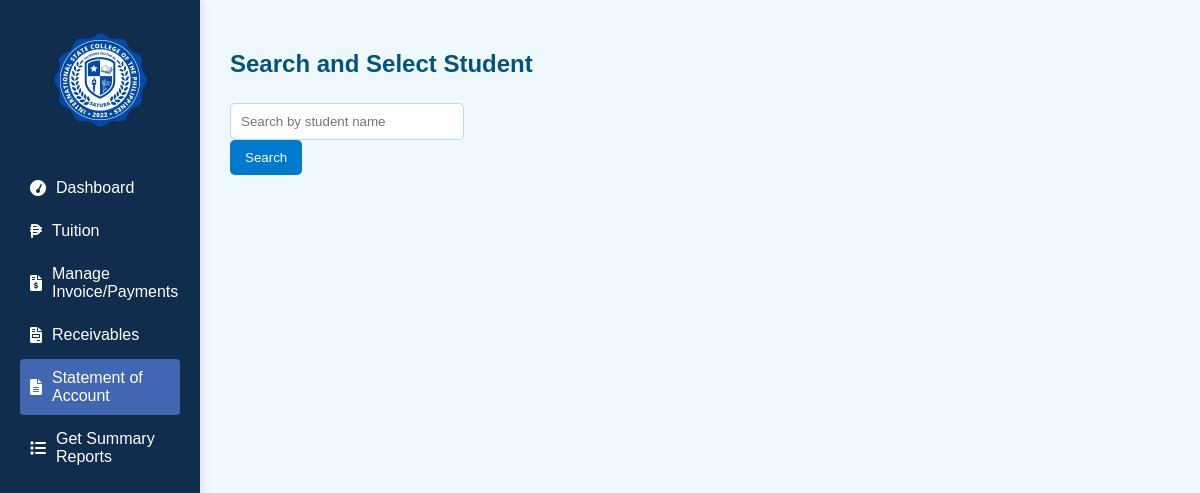
Page /Cashier/soa.php on the earlier database version.
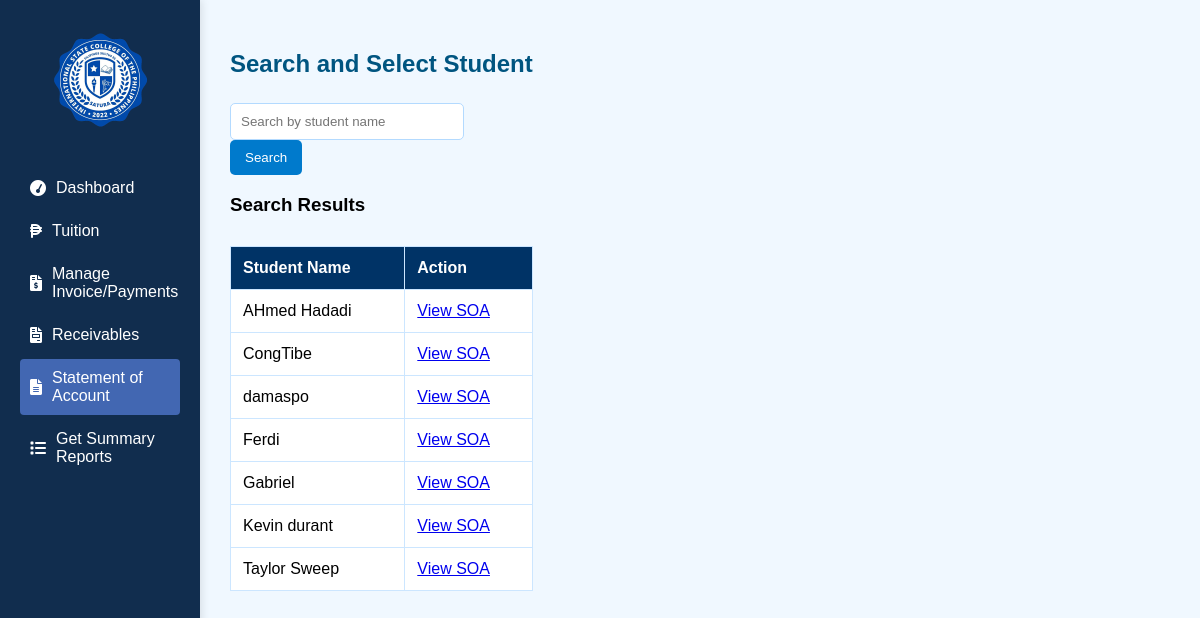
Same page on the later database version.
### tables this page shows
CREATE TABLE `tbladmission_addstudent` (
  `Admission_ID` int(11) NOT NULL,
  `full_name` varchar(255) NOT NULL,
  `birthdate` date NOT NULL,
  `gender` varchar(20) NOT NULL,
  `nationality` varchar(50) NOT NULL,
  `religion` varchar(50) NOT NULL,
  `address` text NOT NULL,
  `province` varchar(100) NOT NULL,
  `zip` varchar(10) NOT NULL,
  `city` varchar(100) NOT NULL,
  `email` varchar(255) NOT NULL,
  `phone` varchar(20) NOT NULL,
  `photo` varchar(255) DEFAULT NULL,
  `fathers_name` varchar(255) NOT NULL,
  `fathers_occupation` varchar(255) NOT NULL,
  `father_contact` varchar(20) NOT NULL,
  `mothers_name` varchar(255) NOT NULL,
  `mothers_occupation` varchar(255) NOT NULL,
  `mother_contact` varchar(20) NOT NULL,
  `guardian_name` varchar(255) NOT NULL,
  `guardian_relationship` varchar(100) NOT NULL,
  `guardian_contact` varchar(20) NOT NULL,
  `applying_grade` varchar(20) NOT NULL,
  `prevschool` varchar(255) NOT NULL,
  `last_grade` varchar(20) NOT NULL,
  `course` varchar(100) NOT NULL,
  `student_type` varchar(50) NOT NULL,
  `confirm` tinyint(1) NOT NULL,
  `signature` varchar(255) DEFAULT NULL,
  `sigdate` date DEFAULT NULL,
  `signature_path` varchar(255) NOT NULL,
  `document_path` varchar(255) NOT NULL,
  `document_name` varchar(255) NOT NULL,
  `status` varchar(255) DEFAULT 'Pending'
);

### Cashier/soa.php (the view, shortened to what this page needs)
<?php
$servername = "localhost";
$username = "root";
$password = "";
$dbname = "iscpdb";
$conn = new mysqli($servername, $username, $password, $dbname);
$search_query = '';
$sql = "SELECT * FROM tbladmission_addstudent WHERE full_name LIKE '%$search_query%' ORDER BY full_name ASC";
$result = $conn->query($sql);
?>
<!DOCTYPE html>
<html lang="en">
<head>
    <link rel="stylesheet" href="https://cdnjs.cloudflare.com/ajax/libs/font-awesome/6.0.0-beta3/css/all.min.css">
</head>
<body>
   <div class="sidebar">
  <div style="padding: 20px; text-align: center;">
    <img src="logo.jpg" alt="Logo" style="width: 100px; height: auto; border-radius: 50%;">
  </div>
  <div style="padding: 10px;">
    <div class="nav-item"><i class="fa fa-tachometer"></i> <span>Dashboard</span></div>
    <a href="tuition.php" class="nav-item"><i class="fas fa-peso-sign"></i> <span>Tuition</span></a>
    <a href="Payments.php" class="nav-item"><i class="fas fa-file-invoice-dollar"></i> <span>Manage Invoice/Payments</span></a>
    <a href="recievable.php" class="nav-item"><i class="fas fa-file-invoice"></i> <span>Receivables</span></a>
    <a href="soa.php" class="nav-item active"><i class="fas fa-file-alt"></i> <span>Statement of Account</span></a>
    <a href="summary.php" class="nav-item"><i class="fas fa-list"></i> <span>Get Summary Reports</span></a>
  </div>
</div>
    <div class="container">
        <h2>Search and Select Student</h2>
        <form method="POST" class="search-form">
            <input type="text" name="search" placeholder="Search by student name" value="<?= htmlspecialchars($search_query) ?>">
            <button type="submit">Search</button>
        </form>
        <?php if ($result->num_rows > 0): ?>
            <h3>Search Results</h3>
            <table>
                <thead>
                    <tr>
                        <th>Student Name</th>
                        <th>Action</th>
                    </tr>
                </thead>
                <tbody>
                    <?php while ($row = $result->fetch_assoc()): ?>
                        <tr>
                            <td><?= htmlspecialchars($row['full_name']) ?></td>
                            <td><a href="?student_id=<?= $row['Admission_ID'] ?>">View SOA</a></td>
                        </tr>
                    <?php endwhile; ?>
                </tbody>
            </table>
        <?php elseif ($search_query): ?>
            <p>No students found matching your search.</p>
        <?php endif; ?>
    </div>
</body>
</html>

Differences in the rows shown:
added tbladmission_addstudent: full_name "AHmed Hadadi"
added tbladmission_addstudent: full_name "CongTibe"
added tbladmission_addstudent: full_name "damaspo"
added tbladmission_addstudent: full_name "Ferdi"
added tbladmission_addstudent: full_name "Gabriel"
added tbladmission_addstudent: full_name "Kevin durant"
added tbladmission_addstudent: full_name "Taylor Sweep"
Other differences:
text now shown: "Search Results Student Name Action"
